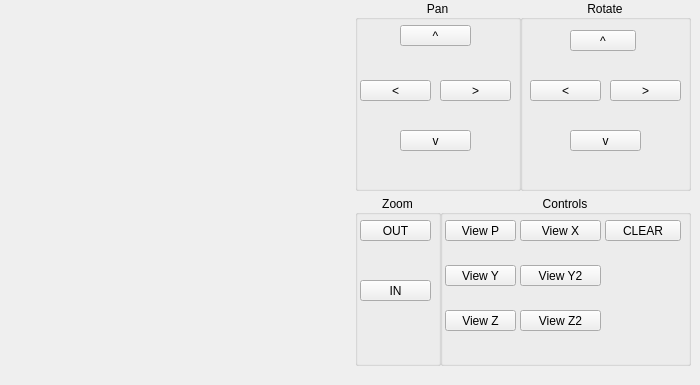
      <widget class="QWidget" name="tab_6">
       <attribute name="title">
        <string>Plot</string>
       </attribute>
       <widget class="QWidget" name="plot_widget" native="true">
        <property name="geometry">
         <rect>
          <x>10</x>
          <y>10</y>
          <width>341</width>
          <height>366</height>
         </rect>
        </property>
       </widget>
       <widget class="QGroupBox" name="groupBox_10">
        <property name="geometry">
         <rect>
          <x>355</x>
          <y>0</y>
          <width>166</width>
          <height>191</height>
         </rect>
        </property>
        <property name="title">
         <string>Pan</string>
        </property>
        <property name="alignment">
         <set>Qt::AlignCenter</set>
        </property>
        <widget class="QPushButton" name="view_pan_up_pb">
         <property name="geometry">
          <rect>
           <x>45</x>
           <y>25</y>
           <width>71</width>
           <height>21</height>
          </rect>
         </property>
         <property name="text">
          <string>^</string>
         </property>
        </widget>
        <widget class="QPushButton" name="view_pan_left_pb">
         <property name="geometry">
          <rect>
           <x>5</x>
           <y>80</y>
           <width>71</width>
           <height>21</height>
          </rect>
         </property>
         <property name="text">
          <string>&lt;</string>
         </property>
        </widget>
        <widget class="QPushButton" name="view_pan_right_pb">
         <property name="geometry">
          <rect>
           <x>85</x>
           <y>80</y>
           <width>71</width>
           <height>21</height>
          </rect>
         </property>
         <property name="text">
          <string>&gt;</string>
         </property>
        </widget>
        <widget class="QPushButton" name="view_pan_down_pb">
         <property name="geometry">
          <rect>
           <x>45</x>
           <y>130</y>
           <width>71</width>
           <height>21</height>
          </rect>
         </property>
         <property name="text">
          <string>v</string>
         </property>
        </widget>
       </widget>
       <widget class="QGroupBox" name="groupBox_11">
        <property name="geometry">
         <rect>
          <x>520</x>
          <y>0</y>
          <width>171</width>
          <height>191</height>
         </rect>
        </property>
        <property name="title">
         <string>Rotate</string>
        </property>
        <property name="alignment">
         <set>Qt::AlignCenter</set>
        </property>
        <widget class="QPushButton" name="view_rotate_left_pb">
         <property name="geometry">
          <rect>
           <x>10</x>
           <y>80</y>
           <width>71</width>
           <height>21</height>
          </rect>
         </property>
         <property name="text">
          <string>&lt;</string>
         </property>
        </widget>
        <widget class="QPushButton" name="view_rotate_right_pb">
         <property name="geometry">
          <rect>
           <x>90</x>
           <y>80</y>
           <width>71</width>
           <height>21</height>
          </rect>
         </property>
         <property name="text">
          <string>&gt;</string>
         </property>
        </widget>
        <widget class="QPushButton" name="view_rotate_up_pb">
         <property name="geometry">
          <rect>
           <x>50</x>
           <y>30</y>
           <width>66</width>
           <height>21</height>
          </rect>
         </property>
         <property name="text">
          <string>^</string>
         </property>
        </widget>
        <widget class="QPushButton" name="view_rotate_down_pb">
         <property name="geometry">
          <rect>
           <x>50</x>
           <y>130</y>
           <width>71</width>
           <height>21</height>
          </rect>
         </property>
         <property name="text">
          <string>v</string>
         </property>
        </widget>
       </widget>
       <widget class="QGroupBox" name="groupBox_14">
        <property name="geometry">
         <rect>
          <x>355</x>
          <y>195</y>
          <width>86</width>
          <height>171</height>
         </rect>
        </property>
        <property name="title">
         <string>Zoom</string>
        </property>
        <property name="alignment">
         <set>Qt::AlignCenter</set>
        </property>
        <widget class="QPushButton" name="view_zoom_out_pb">
         <property name="geometry">
          <rect>
           <x>5</x>
           <y>25</y>
           <width>71</width>
           <height>21</height>
          </rect>
         </property>
         <property name="text">
          <string>OUT</string>
         </property>
        </widget>
        <widget class="QPushButton" name="view_zoom_in_pb">
         <property name="geometry">
          <rect>
           <x>5</x>
           <y>85</y>
           <width>71</width>
           <height>21</height>
          </rect>
         </property>
         <property name="text">
          <string>IN</string>
         </property>
        </widget>
       </widget>
       <widget class="QGroupBox" name="groupBox_16">
        <property name="geometry">
         <rect>
          <x>440</x>
          <y>195</y>
          <width>251</width>
          <height>171</height>
         </rect>
        </property>
        <property name="title">
         <string>Controls</string>
        </property>
        <property name="alignment">
         <set>Qt::AlignCenter</set>
        </property>
        <widget class="QPushButton" name="view_z2_pb">
         <property name="geometry">
          <rect>
           <x>80</x>
           <y>115</y>
           <width>81</width>
           <height>21</height>
          </rect>
         </property>
         <property name="text">
          <string>View Z2</string>
         </property>
        </widget>
        <widget class="QPushButton" name="view_p_pb">
         <property name="geometry">
          <rect>
           <x>5</x>
           <y>25</y>
           <width>71</width>
           <height>21</height>
          </rect>
         </property>
         <property name="text">
          <string>View P</string>
         </property>
        </widget>
        <widget class="QPushButton" name="view_y2_pb">
         <property name="geometry">
          <rect>
           <x>80</x>
           <y>70</y>
           <width>81</width>
           <height>21</height>
          </rect>
         </property>
         <property name="text">
          <string>View Y2</string>
         </property>
        </widget>
        <widget class="QPushButton" name="view_x_pb">
         <property name="geometry">
          <rect>
           <x>80</x>
           <y>25</y>
           <width>81</width>
           <height>21</height>
          </rect>
         </property>
         <property name="text">
          <string>View X</string>
         </property>
        </widget>
        <widget class="QPushButton" name="view_z_pb">
         <property name="geometry">
          <rect>
           <x>5</x>
           <y>115</y>
           <width>71</width>
           <height>21</height>
          </rect>
         </property>
         <property name="text">
          <string>View Z</string>
         </property>
        </widget>
        <widget class="QPushButton" name="view_y_pb">
         <property name="geometry">
          <rect>
           <x>5</x>
           <y>70</y>
           <width>71</width>
           <height>21</height>
          </rect>
         </property>
         <property name="text">
          <string>View Y</string>
         </property>
        </widget>
        <widget class="QPushButton" name="view_clear_pb">
         <property name="geometry">
          <rect>
           <x>165</x>
           <y>25</y>
           <width>76</width>
           <height>21</height>
          </rect>
         </property>
         <property name="text">
          <string>CLEAR</string>
         </property>
        </widget>
       </widget>
      </widget>
